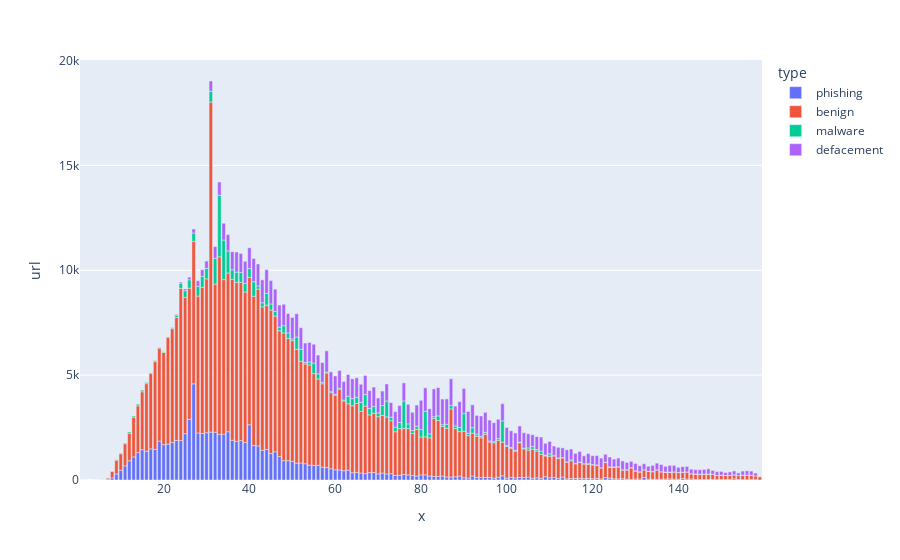

The notebook cell this image was saved under:
### Code cell
temp = v_c.iloc[:600]
fig = px.bar(temp, x=[v_c.index.values[i][0] for i in range(len(temp))], y="url", color = "type")
fig.show()

### Figure 1 — Plotly figure (JSON) as saved in the notebook; plotly's stock layout.template omitted (floating-point values rounded to 4 significant figures; data arrays with more than 128 entries replaced by an {"elided": "..."} marker saying what was removed)
{"data": [{"alignmentgroup": "True", "hovertemplate": "type=phishing<br>x=%{x}<br>url=%{y}<extra></extra>", "legendgroup": "phishing", "marker": {"color": "#636efa", "pattern": {"shape": ""}}, "name": "phishing", "offsetgroup": "phishing", "orientation": "v", "showlegend": true, "textposition": "auto", "type": "bar", "x": {"elided": "157 int values"}, "xaxis": "x", "y": {"elided": "157 int values"}, "yaxis": "y"}, {"alignmentgroup": "True", "hovertemplate": "type=benign<br>x=%{x}<br>url=%{y}<extra></extra>", "legendgroup": "benign", "marker": {"color": "#EF553B", "pattern": {"shape": ""}}, "name": "benign", "offsetgroup": "benign", "orientation": "v", "showlegend": true, "textposition": "auto", "type": "bar", "x": {"elided": "154 int values"}, "xaxis": "x", "y": {"elided": "154 int values"}, "yaxis": "y"}, {"alignmentgroup": "True", "hovertemplate": "type=malware<br>x=%{x}<br>url=%{y}<extra></extra>", "legendgroup": "malware", "marker": {"color": "#00cc96", "pattern": {"shape": ""}}, "name": "malware", "offsetgroup": "malware", "orientation": "v", "showlegend": true, "textposition": "auto", "type": "bar", "x": {"elided": "149 int values"}, "xaxis": "x", "y": {"elided": "149 int values"}, "yaxis": "y"}, {"alignmentgroup": "True", "hovertemplate": "type=defacement<br>x=%{x}<br>url=%{y}<extra></extra>", "legendgroup": "defacement", "marker": {"color": "#ab63fa", "pattern": {"shape": ""}}, "name": "defacement", "offsetgroup": "defacement", "orientation": "v", "showlegend": true, "textposition": "auto", "type": "bar", "x": {"elided": "140 int values"}, "xaxis": "x", "y": {"elided": "140 int values"}, "yaxis": "y"}], "layout": {"barmode": "relative", "legend": {"title": {"text": "type"}, "tracegroupgap": 0}, "margin": {"t": 60}, "xaxis": {"anchor": "y", "domain": [0, 1], "title": {"text": "x"}}, "yaxis": {"anchor": "x", "domain": [0, 1], "title": {"text": "url"}}}}
